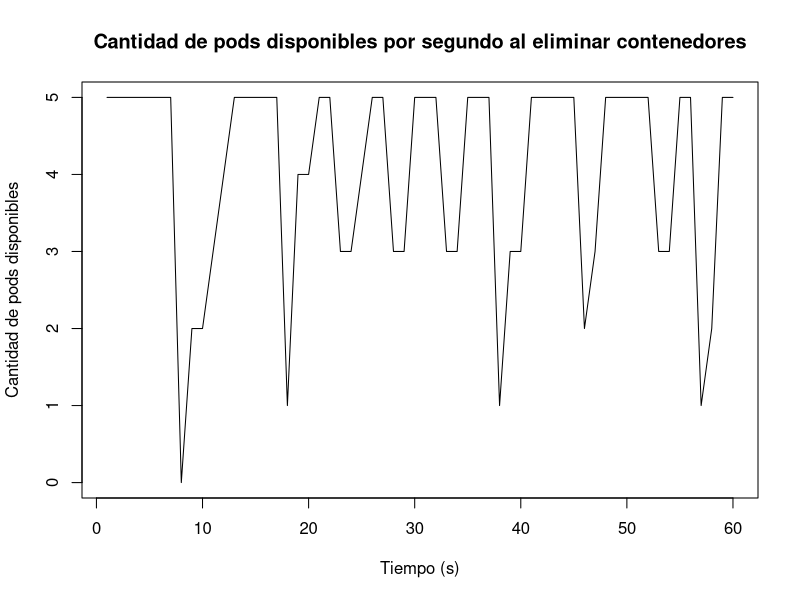
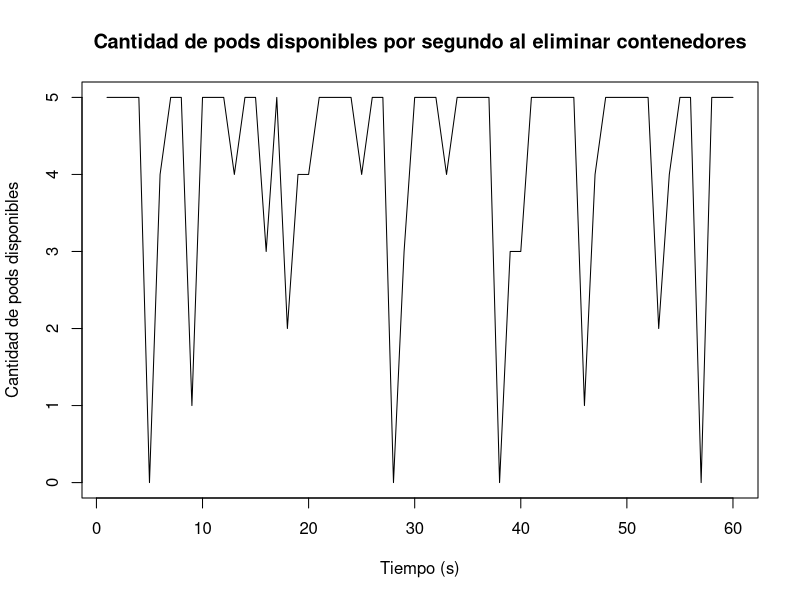
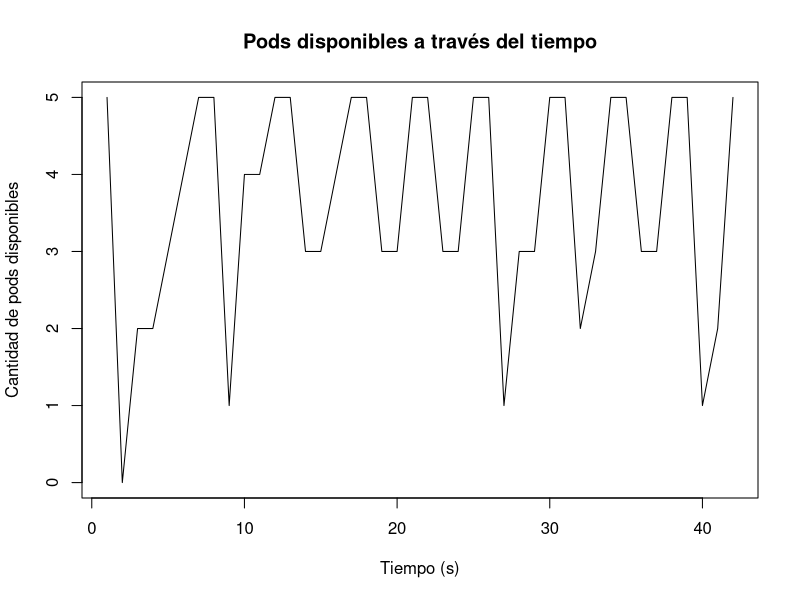
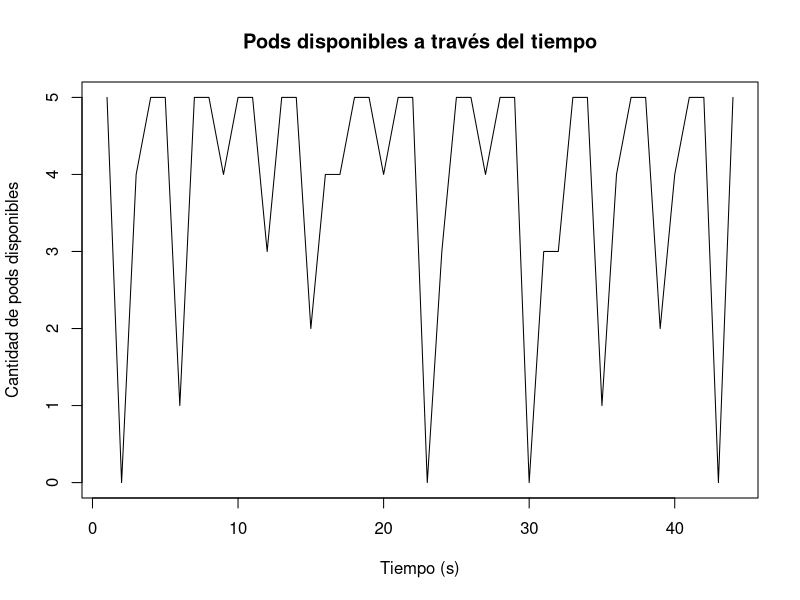
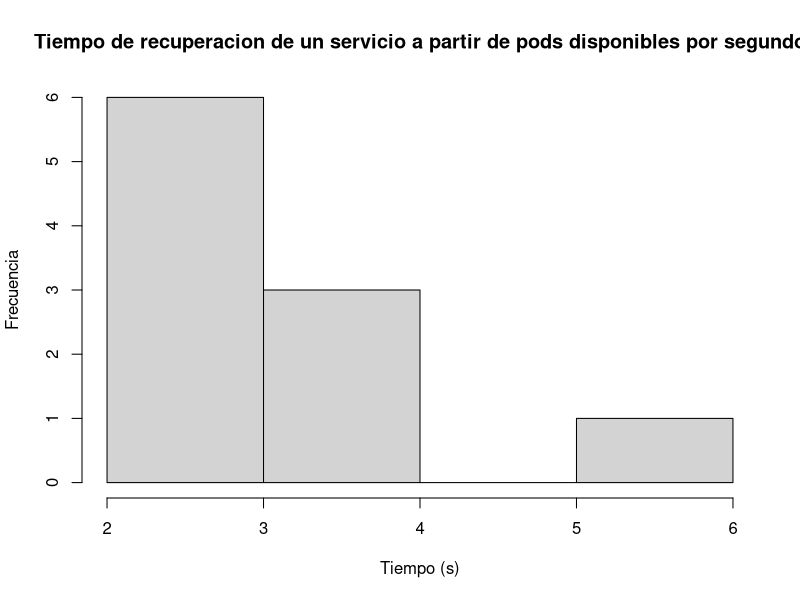
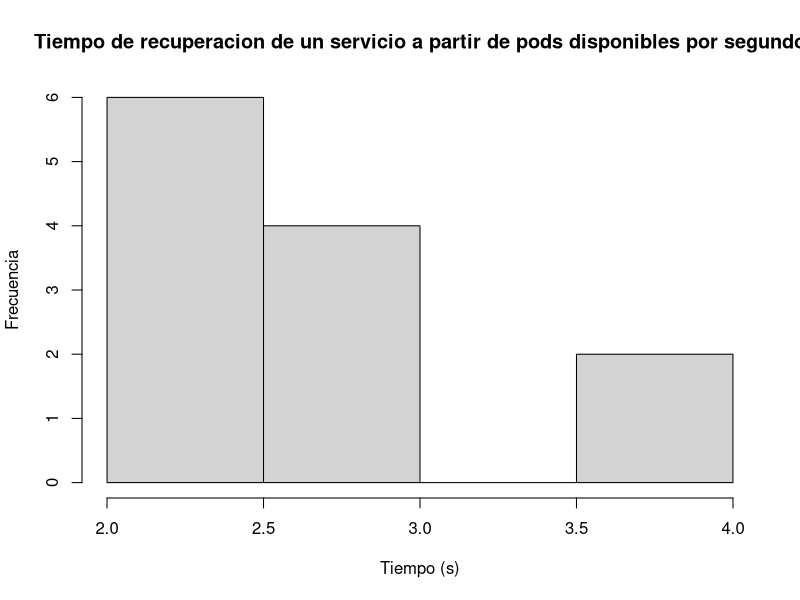
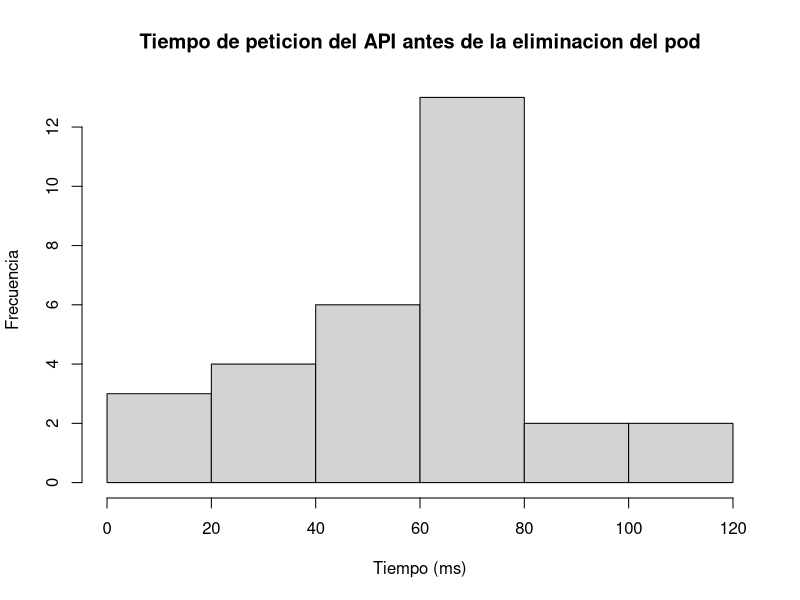
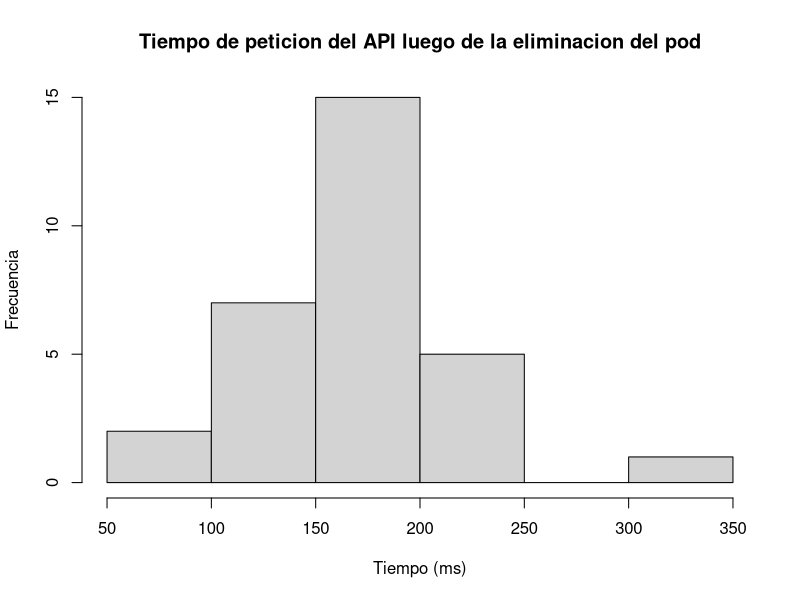

These charts were generated, in order, by the following R code:
#Resultados de Sistemas distribuidos

#Se muestran los pods por segundo en un minuto activos para comprobar pruebas de fallos
pods_segundo <- c(5,5,5,5,5,5,5,0,2,2,3,4,5,5,5,5,5,1,4,4,5,5,3,3,4,5,5,3,3,5,5,5,3,3,5,5,5,1,3,3,5,5,5,5,5,2,3,5,5,5,5,5,3,3,5,5,1,2,5,5)

pods_segundo2 <- c(5,5,5,5,0,4,5,5,1,5,5,5,4,5,5,3,5,2,4,4,5,5,5,5,4,5,5,0,3,5,5,5,4,5,5,5,5,0,3,3,5,5,5,5,5,1,4,5,5,5,5,5,2,4,5,5,0,5,5,5)

pods_timeseries <- ts(pods_segundo)
pods_timeseries2 <- ts(pods_segundo2)

plot.ts(pods_timeseries,ylab="Cantidad de pods disponibles",xlab="Tiempo (s)", main="Cantidad de pods disponibles por segundo al eliminar contenedores")

plot.ts(pods_timeseries2,ylab="Cantidad de pods disponibles",xlab="Tiempo (s)", main="Cantidad de pods disponibles por segundo al eliminar contenedores")

#Pruebas de dispinibilidad, tiempo que demora para llegar a los pods estables nuevamente

recuperacion_segundo <- c(5,0,2,2,3,4,5,5,1,4,4,5,5,3,3,4,5,5,3,3,5,5,3,3,5,5,1,3,3,5,5,2,3,5,5,3,3,5,5,1,2,5)

recuperacion_segundo2 <- c(5,0,4,5,5,1,5,5,4,5,5,3,5,5,2,4,4,5,5,4,5,5,0,3,5,5,4,5,5,0,3,3,5,5,1,4,5,5,2,4,5,5,0,5)

rec_timeseries <- ts(recuperacion_segundo)
rec_timeseries2 <- ts(recuperacion_segundo2)

plot.ts(rec_timeseries,ylab="Cantidad de pods disponibles",xlab="Tiempo (s)", main="Pods disponibles a través del tiempo")

plot.ts(rec_timeseries2,ylab="Cantidad de pods disponibles",xlab="Tiempo (s)", main="Pods disponibles a través del tiempo")

#Tiempo de recuperacion a partir de pods disponibles por segundo
tiempos_rec <- c(6,4,4,3,3,4,3,3,3,2)

tiempos_rec2 <- c(3,2,2,2,4,2,3,2,4,3,3,2)


hist(tiempos_rec, main="Tiempo de recuperacion de un servicio a partir de pods disponibles por segundo", ylab="Frecuencia",xlab="Tiempo (s)")
mean(tiempos_rec)

hist(tiempos_rec2, main="Tiempo de recuperacion de un servicio a partir de pods disponibles por segundo", ylab="Frecuencia",xlab="Tiempo (s)")
mean(tiempos_rec2)

#Pruebas de disponibilidad
#Tiempos de solicitud pre eliminacion

tiempos_pre <- c(78,100,75,10,25,70,45,47,23,55,63,72,77,73,44,33,19,71,50,120,13,78,72,80,92,72,32,67,44,110)
hist(tiempos_pre, main="Tiempo de peticion del API antes de la eliminacion del pod", ylab="Frecuencia",xlab="Tiempo (ms)")
mean(tiempos_pre)
#Tiempos post eliminacion
tiempos_post <- c(174,225,180,110,163,190,240,120,98,140,203,180,193,320,175,143,148,176,199,186,146,153,147,165,196,226,93,166,171,229)
hist(tiempos_post, main="Tiempo de peticion del API luego de la eliminacion del pod", ylab="Frecuencia",xlab="Tiempo (ms)")
mean(tiempos_post)